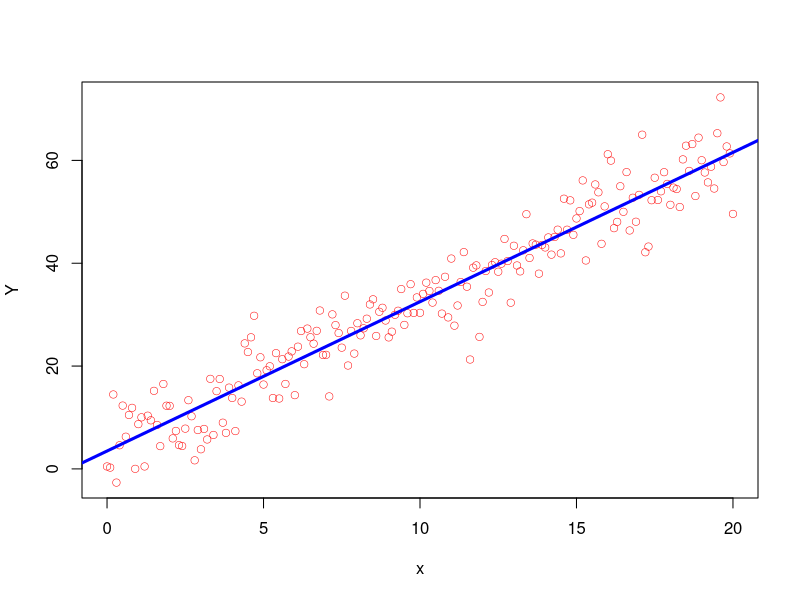

This figure's R source:

# The following makes a sequence of values from zero to 20
x<- seq(0,20, .1)

# This makes some noise around a line using our x
Y <- 2+3*x + rnorm(length(x), 0, 1)*5

# Plots the x values against the y values to make a noisy line
plot(x,Y, lwd = .5 , col = "red")

# This calculates the intercept of the regression line.
w0 <- (mean(Y)*mean(x^2) - mean(x)*mean(x*Y))/(mean(x^2) - mean(x)*mean(x))
print(w0)

# This calculates the slope of the regression line.
w1<- (mean(x*Y) - mean(x)*mean(Y))/(mean(x^2) - mean(x)*mean(x))
print(w1)

# This plots the regression line on the same graph we had before.
abline(w0,w1 , lwd = 3 , col = "blue")

# This calculates the R-squared.
R2<- 1- (Y - w0 - w1*x)%*%(Y - w0 - w1*x)/((Y-mean(Y))%*%(Y - mean(Y)))
print(R2)